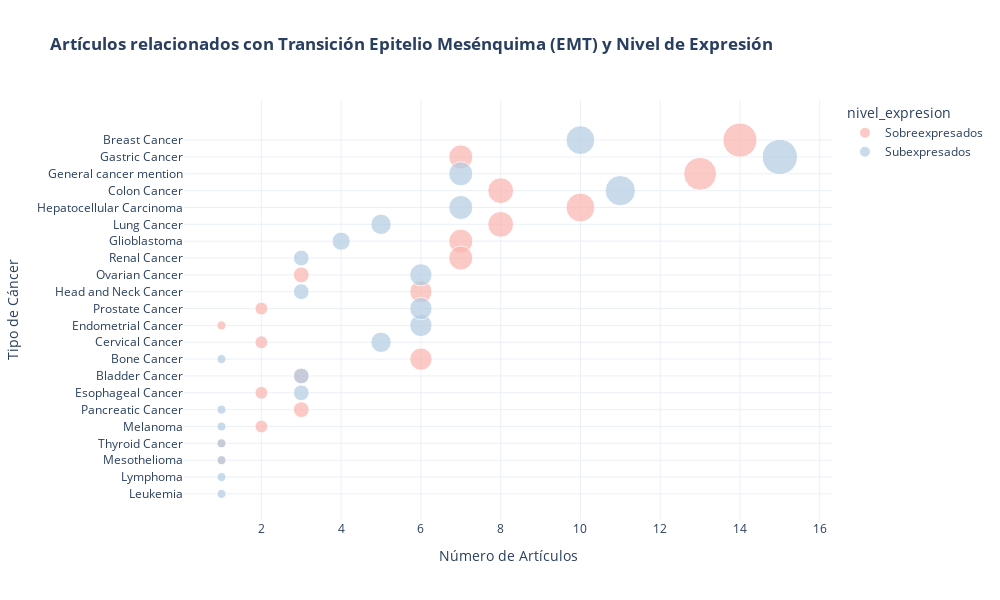

Notebook cell for this chart:
### Code cell
graficar_distribucion_cancer_bibliografia(bibliografia_genes_clasificada, contexto_biologico)

### Figure 1 — Plotly figure (JSON) as saved in the notebook; plotly's stock layout.template omitted (floating-point values rounded to 4 significant figures)
{"data": [{"hovertemplate": "nivel_expresion=Sobreexpresados<br>Número de Artículos=%{marker.size}<br>Tipo de Cáncer=%{y}<extra></extra>", "legendgroup": "Sobreexpresados", "marker": {"color": "#FBB4AE", "size": [3, 6, 14, 2, 8, 1, 2, 7, 13, 7, 6, 10, 8, 2, 1, 3, 3, 2, 7, 1], "sizemode": "area", "sizeref": 0.024, "symbol": "circle"}, "mode": "markers", "name": "Sobreexpresados", "orientation": "h", "showlegend": true, "type": "scatter", "x": [3, 6, 14, 2, 8, 1, 2, 7, 13, 7, 6, 10, 8, 2, 1, 3, 3, 2, 7, 1], "xaxis": "x", "y": ["Bladder Cancer", "Bone Cancer", "Breast Cancer", "Cervical Cancer", "Colon Cancer", "Endometrial Cancer", "Esophageal Cancer", "Gastric Cancer", "General cancer mention", "Glioblastoma", "Head and Neck Cancer", "Hepatocellular Carcinoma", "Lung Cancer", "Melanoma", "Mesothelioma", "Ovarian Cancer", "Pancreatic Cancer", "Prostate Cancer", "Renal Cancer", "Thyroid Cancer"], "yaxis": "y"}, {"hovertemplate": "nivel_expresion=Subexpresados<br>Número de Artículos=%{marker.size}<br>Tipo de Cáncer=%{y}<extra></extra>", "legendgroup": "Subexpresados", "marker": {"color": "#B3CDE3", "size": [3, 1, 10, 5, 11, 6, 3, 15, 7, 4, 3, 7, 1, 5, 1, 1, 1, 6, 1, 6, 3, 1], "sizemode": "area", "sizeref": 0.024, "symbol": "circle"}, "mode": "markers", "name": "Subexpresados", "orientation": "h", "showlegend": true, "type": "scatter", "x": [3, 1, 10, 5, 11, 6, 3, 15, 7, 4, 3, 7, 1, 5, 1, 1, 1, 6, 1, 6, 3, 1], "xaxis": "x", "y": ["Bladder Cancer", "Bone Cancer", "Breast Cancer", "Cervical Cancer", "Colon Cancer", "Endometrial Cancer", "Esophageal Cancer", "Gastric Cancer", "General cancer mention", "Glioblastoma", "Head and Neck Cancer", "Hepatocellular Carcinoma", "Leukemia", "Lung Cancer", "Lymphoma", "Melanoma", "Mesothelioma", "Ovarian Cancer", "Pancreatic Cancer", "Prostate Cancer", "Renal Cancer", "Thyroid Cancer"], "yaxis": "y"}], "layout": {"height": 600, "hovermode": "closest", "legend": {"itemsizing": "constant", "title": {"text": "nivel_expresion"}, "tracegroupgap": 0}, "title": {"text": "<b>Artículos relacionados con Transición Epitelio Mesénquima (EMT) y Nivel de Expresión</b>"}, "width": 1000, "xaxis": {"anchor": "y", "domain": [0, 1], "title": {"text": "Número de Artículos"}}, "yaxis": {"anchor": "x", "categoryorder": "total ascending", "domain": [0, 1], "title": {"text": "Tipo de Cáncer"}}}}
